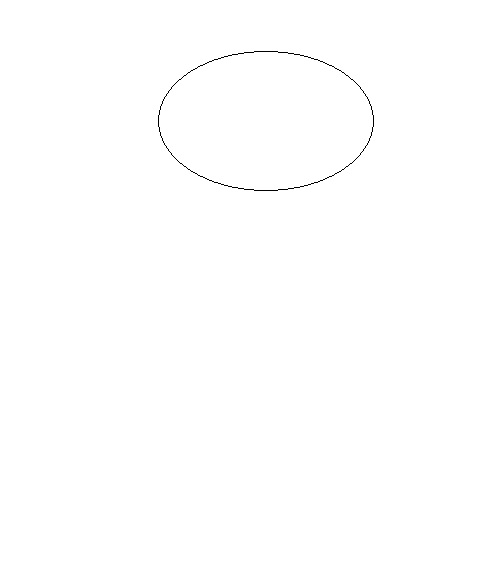
#> input picture data/eli.jpeg, 500 x 569 px
$ python main.py
#> lines starting #> are read from the running program, lines starting #| are printed output that depends on the picture; after the words box and inside, x2 and y2 are one past the last pixel; in counts of white or black regions, pixels touching at a corner belong together
### utils/nearestpoint.py
def arrange_points(img_matrix, center):

    arranged_points = []

    while(True):

        img_matrix[center[0]][center[1]] = 0

        arranged_points.append(center)

        if(img_matrix[center[0] + 1][center[1]] == 1):
            center = [center[0] + 1, center[1]]
        elif(img_matrix[center[0] + 1][center[1] + 1] == 1):
            center = [center[0] + 1, center[1] + 1]
        elif(img_matrix[center[0]][center[1] + 1] == 1):
            center = [center[0], center[1] + 1]
        elif(img_matrix[center[0] - 1][center[1] + 1] == 1):
            center = [center[0] - 1, center[1] + 1]
        elif(img_matrix[center[0] - 1][center[1]] == 1):
            center = [center[0] - 1, center[1]]
        elif(img_matrix[center[0] - 1][center[1] - 1] == 1):
            center = [center[0] - 1, center[1]-1]
        elif(img_matrix[center[0]][center[1] - 1] == 1):
            center = [center[0], center[1] - 1]
        elif(img_matrix[center[0] + 1][center[1] - 1] == 1):
            center = [center[0] + 1, center[1] - 1]
        else:
            break

    return arranged_points


### utils/critpoints.py
import numpy as np

class CritPoints:

    @staticmethod
    def get_distance(p1,p2,p3):
        '''returns the distance between a line drawn
        by 1st 2 points and the 3rd point'''
        p1 = np.asarray(p1)
        p2 = np.asarray(p2)
        p3 = np.asarray(p3)
        return np.abs(np.linalg.norm(np.cross(p2-p1, p1-p3))/np.linalg.norm(p2-p1))

    @staticmethod
    def get_crit_points(points, step, cutoff):
        # For every point we need to
            #find the number in the next progression
            #find the distance of every point to the line connection it
            #select that point where the distance is grater than cutoff lenght
            #and back to one

        crit_points = [points[0]]
        index = 0
        while(index < len(points)):
            next_index = index+step
            if next_index >= len(points) :
                break
            for i in range(index, next_index):
                distance = CritPoints.get_distance( points[index], points[next_index], points[i])
                if cutoff < distance :
                    crit_points.append(points[i])
                    index = i
                    break
            index = next_index
        crit_points.append(points[-1])
        return crit_points


### utils/noise.py
import numpy as np

def add_noise(default_shape, no_of_variation):

    noises = np.random.normal(0, 1, (no_of_variation, default_shape.shape[0]))

    #Adding noise to default shape to generate variations
    variation = np.copy(default_shape)
    for noise in noises:
        variation = np.row_stack((variation, np.add(default_shape, noise)))

    return variation[1:]

### utils/shape_modeling.py
import numpy as np

def rand_float_range(start, end):
    return np.random.random() * (end - start) + start

def get_mean_shape(variations):
    return variations.sum(axis=1)/variations.shape[1]

def get_cutoff_vector_and_val(eig_val, eig_vector, cuttoff):
    total = np.sum(eig_val)
    sum_val = 0

    for i, val in enumerate(eig_val):
        sum_val = sum_val + val
        if(sum_val/total > cuttoff):
            break

    return eig_vector[:i], eig_val[:i]

def get_random_scale_vals(eig_val):
    temp = np.zeros(eig_val.shape)
    for index, val in enumerate(eig_val):
        start = 3.0 * (val ** 0.5)
        temp[index] = rand_float_range(start, -1 * start)

    return temp

### main.py
from utils.critpoints import CritPoints as crit
from utils.noise import add_noise
from utils.nearestpoint import arrange_points
from utils.shape_modeling import get_cutoff_vector_and_val, get_random_scale_vals, get_mean_shape
from PIL import Image, ImageOps
import matplotlib.pyplot as plt
import numpy as np
import time
import numpy as np

if __name__ == '__main__':

    img_raw = Image.open('data/eli.jpeg')
#> img_raw is the input picture: PIL image 500x569 RGB; min 0, max 255, mean 254.5
    img_raw = ImageOps.grayscale(img_raw)
#> img_raw: PIL image 500x569 L
    img_raw = np.asarray(img_raw)

    print("Processing Image")

    img = np.zeros(img_raw.shape)

    start = time.time()

    #Converting the matrix into a 1, 0 matrix to get countur points
    for i, row in enumerate(img_raw):
        for j, pixel in enumerate(row):
            if pixel < 20:
                img[i][j] = 1
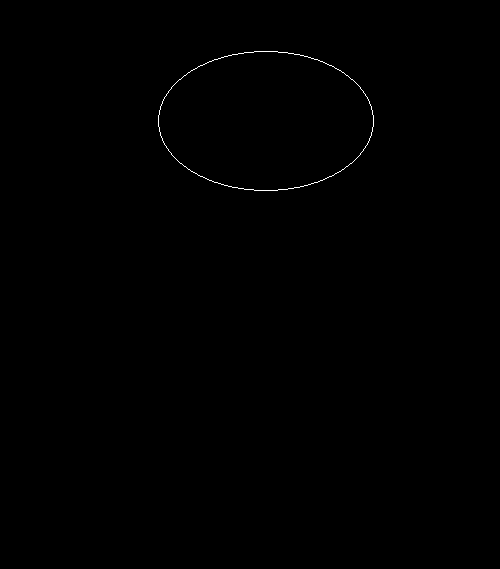
#> img: shape (569, 500) float64; values 0 (black) and 1 (white), 0.18% white in thin lines or dots, all inside (x1, y1, x2, y2) = (158, 51, 374, 191)

    end = time.time()

    points = np.nonzero(img)
#> points = 512 positions, rows 51 to 190, columns 158 to 373

    print("Processing Image to matrix:", (end-start) * 10**3, "ms")
    print('Length of points:', len(points[0]))
#| Length of points: 512

    #referance point to start the arranging of contour points
    ref_point = (points[0][len(points[0]) - 1], points[1][len(points[0]) - 1])
#> ref_point = (190, 277)
    print('Starting point:', ref_point)
#| Starting point: (190, 277)

    start = time.time()
    arranged_points = arrange_points(img, ref_point)
#> the loop in arrange_points, `while(True): ` made 512 passes
#> center on passes 1 to 12: [189, 278], [189, 279], [189, 280], [189, 281], [189, 282], [189, 283], [189, 284], [189, 285], [189, 286], [189, 287], [188, 288], [188, 289]
#> after the loop in arrange_points, `while(True):`: img_matrix: shape (569, 500) float64; every value is 0
#> after the loop in arrange_points, `while(True):`: arranged_points = 512 pairs, first value 51 to 190, second value 158 to 373; center = [190, 276]
    end = time.time()

    print('Length of arranged points:', len(arranged_points))
#| Length of arranged points: 512
    print("Sorting points: ", (end-start) * 10**3, "ms")

    #finding the critical points using peasewise linearization
    start = time.time()
    mother_shape = crit.get_crit_points(arranged_points,4,0.4)
#> in get_crit_points, `crit_points = [points[0]]`: crit_points = [(190, 277)]
#> the loop in get_crit_points, `while(index < len(points)):` made 128 passes
#> (next_index, index) on passes 1 to 12: (4, 4), (8, 8), (12, 12), (16, 16), (20, 20), (24, 24), (28, 28), (32, 32), (36, 36), (40, 40), (44, 44), (48, 48)
    end = time.time()

    print("Crit points :", (end-start) * 10**3, "ms")
    print("Length of crit points", len(mother_shape))
#| Length of crit points 83

    #flatening to make a column vector
    mother_shape = np.reshape(mother_shape, len(mother_shape)*2, order='F')

    #Adding noise to mother shaape
    variations = add_noise(mother_shape, 50)
#> after the loop in add_noise, `for noise in noises:`:
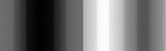
#> variation: shape (51, 166) float64; min 49.15, max 376, mean 193.7; drawn with min black and max white
    variations = np.transpose(variations)

    #Generating Mean shape
    mother_shape = get_mean_shape(variations)

    #finding covariance matrix
    cov_matrix = np.cov(variations)
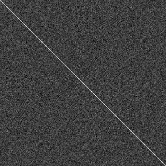
#> cov_matrix: shape (166, 166) float64; min -0.509, max 1.56, mean 0.00465; drawn with min black and max white

    #finding eigen values of covariance matrix
    eig_val, eig_vector = np.linalg.eigh(cov_matrix)
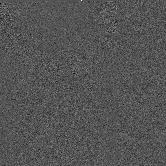
#> eig_vector: shape (166, 166) float64; min -0.423, max 0.852, mean 0.000993; drawn with min black and max white

    #reversing because they are ordered in ascending
    eig_vector = eig_vector[::-1]
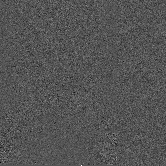
#> eig_vector: shape (166, 166) float64; min -0.423, max 0.852, mean 0.000993; drawn with min black and max white
    eig_val = eig_val[::-1]

    p_matrix, b_scale = get_cutoff_vector_and_val(eig_val, eig_vector, 0.99)
#> the loop in get_cutoff_vector_and_val, `for i, val in enumerate(eig_val):` made 48 passes
#> val on passes 1 to 12: 7.48, 6.79, 6.5, 6.28, 5.8, 5.7, 5.64, 5.32, 5.15, 5.01, 4.9, 4.79
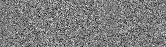
#> p_matrix: shape (47, 166) float64; min -0.288, max 0.298, mean 0.00113; drawn with min black and max white

    random_shapes = [mother_shape]
    # Generating ten random similar shapes
    for i in range(8):
        #get randomised value for b
        temp = get_random_scale_vals(b_scale)
        #X = mean(X) + Pb
        x = mother_shape + np.matmul(temp, p_matrix)
        random_shapes.append(x)

    #plotting the graphs
    figure, axis = plt.subplots(3, 3)
    no_of_points = int(mother_shape.shape[0]/2)
    for index, x in enumerate(random_shapes):
        if index == 0:
            axis[0, 0].set_title("Mean Shape")
        else:
            axis[int(index/3), index%3].set_title("Generated Shape {}".format(index))
        axis[int(index/3), index%3].plot(x[:no_of_points], x[no_of_points:])
        axis[int(index/3), index%3].axis('off')
#> this loop made 9 passes

    plt.show()
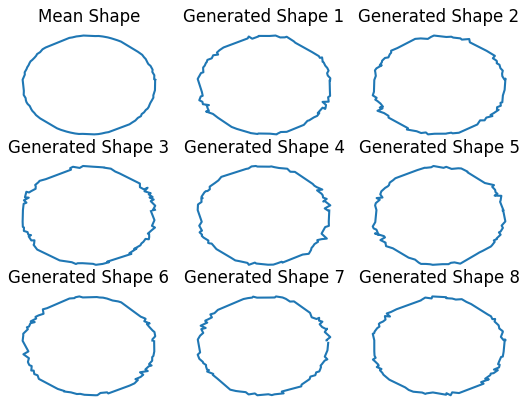
#> figure drawn by matplotlib, 9 panels

$ run again, with data/drawn_hand.jpg copied over data/eli.jpeg
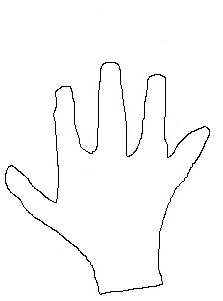
#> input picture data/drawn_hand.jpg, 223 x 301 px
#> img_raw is the input picture: PIL image 223x301 RGB; min 0, max 255, mean 250.2
#> img_raw: PIL image 223x301 L
#> after the loop `for i, row in enumerate(img_raw):`:
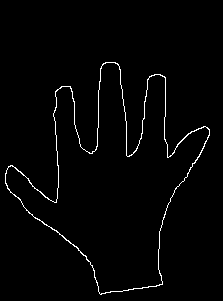
#> img: shape (301, 223) float64; values 0 (black) and 1 (white), 1.8% white in thin lines or dots, all inside (x1, y1, x2, y2) = (5, 62, 210, 295)
#> points = 1210 positions, rows 62 to 294, columns 5 to 209
#| Length of points: 1210
#> ref_point = (294, 101)
#| Starting point: (294, 101)
#> the loop in arrange_points, `while(True): ` made 73 passes
#> center on passes 1 to 8: [293, 102], [293, 103], [293, 104], [293, 105], [292, 106], [292, 107], [292, 108], [292, 109]
#> after the loop in arrange_points, `while(True):`: arranged_points = 73 pairs, first value 274 to 294, second value 101 to 162
#| Length of arranged points: 73
#> in get_crit_points, `crit_points = [points[0]]`: crit_points = [(294, 101)]
#> the loop in get_crit_points, `while(index < len(points)):` made 19 passes
#> (next_index, index) on passes 1 to 8: (4, 4), (8, 8), (12, 12), (16, 16), (20, 20), (24, 24), (28, 28), (32, 32)
#> after the loop in get_crit_points, `while(index < len(points)):`: crit_points = [(294, 101), [293, 102], [292, 106], [291, 111], [290, 123], [290, 127], [288, 134], [287, 143], [287, 147], [286, 155], [285, 159], [284, 162], [280, 161], [276, 161]]
#> `mother_shape = crit.get_crit_points(arranged_points,4,0.4)`: mother_shape = [(294, 101), [293, 102], [292, 106], [291, 111], [290, 123], [290, 127], [288, 134], [287, 143], [287, 147], [286, 155], [285, 159], [284, 162], [280, 161], [276, 161], [275, 160]]
#| Length of crit points 15
#> `mother_shape = np.reshape(mother_shape, len(mother_shape)*2, order='F')`: mother_shape = 30 values, max 294 at index 0, min 101 at index 15, mean 211.7
#> in add_noise, `variation = np.copy(default_shape)`: variation has the same summary as mother_shape outside add_noise
#> `mother_shape = get_mean_shape(variations)`: mother_shape = 30 values, max 294.1 at index 0, min 101.1 at index 15, mean 211.6
#> `eig_val, eig_vector = np.linalg.eigh(cov_matrix)`: eig_val = 30 values from 0.0808 to 2.49
#> `eig_val = eig_val[::-1]`: eig_val = 30 values, max 2.49 at index 0, min 0.0808 at index 29, mean 0.961
#> total = 28.82
#> the loop in get_cutoff_vector_and_val, `for i, val in enumerate(eig_val):` made 28 passes
#> (val, sum_val) on passes 1 to 8: (2.49, 2.49), (2.37, 4.86), (2.19, 7.05), (2.07, 9.13), (1.78, 10.91), (1.72, 12.63), (1.55, 14.18), (1.49, 15.66)
#> after the loop in get_cutoff_vector_and_val, `for i, val in enumerate(eig_val):`: sum_val = 28.63
#> `p_matrix, b_scale = get_cutoff_vector_and_val(eig_val, eig_vector, 0.99)`:
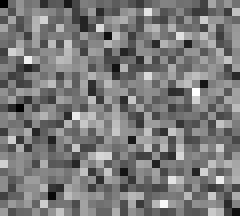
#> p_matrix: shape (27, 30) float64 (shown 8 times larger); min -0.539, max 0.571, mean -0.00611; drawn with min black and max white
#> b_scale = 27 values, max 2.49 at index 0, min 0.205 at index 26, mean 1.06
#> after the loop `for i in range(8):`: random_shapes = 9 items
#> the loop `for index, x in enumerate(random_shapes):` made 9 passes

$ run again, with data/hand.jpg copied over data/eli.jpeg
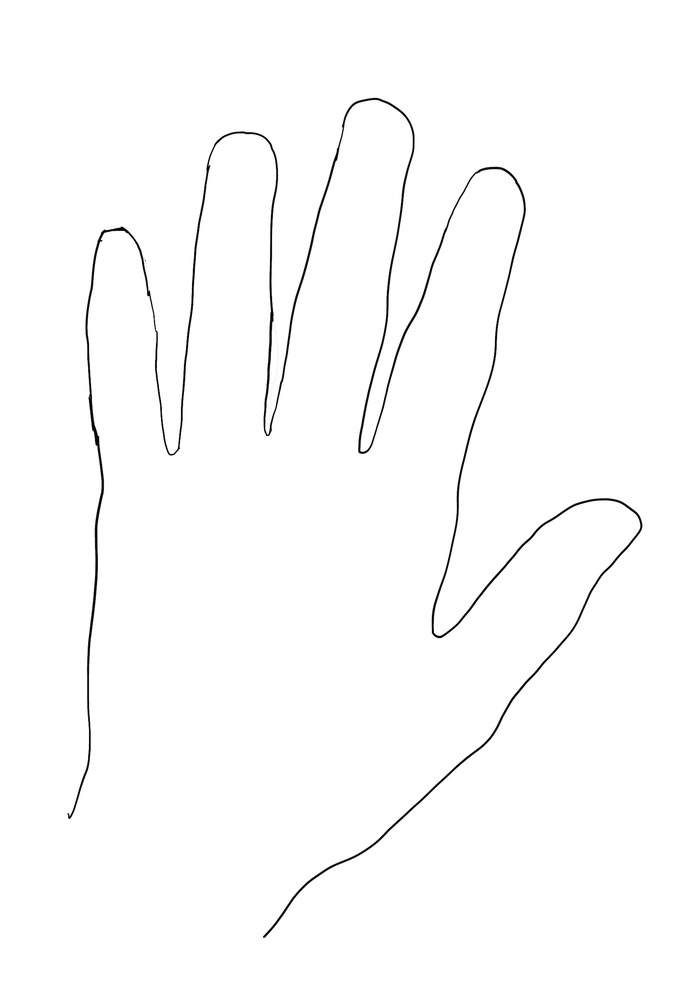
#> input picture data/hand.jpg, 695 x 1000 px, shrunk from 1640 x 2360 before the run
#> img_raw is the input picture: PIL image 695x1000 RGB; mean R, G, B 252.1, 252.1, 252.1
#> img_raw: PIL image 695x1000 L
#> after the loop `for i, row in enumerate(img_raw):`:
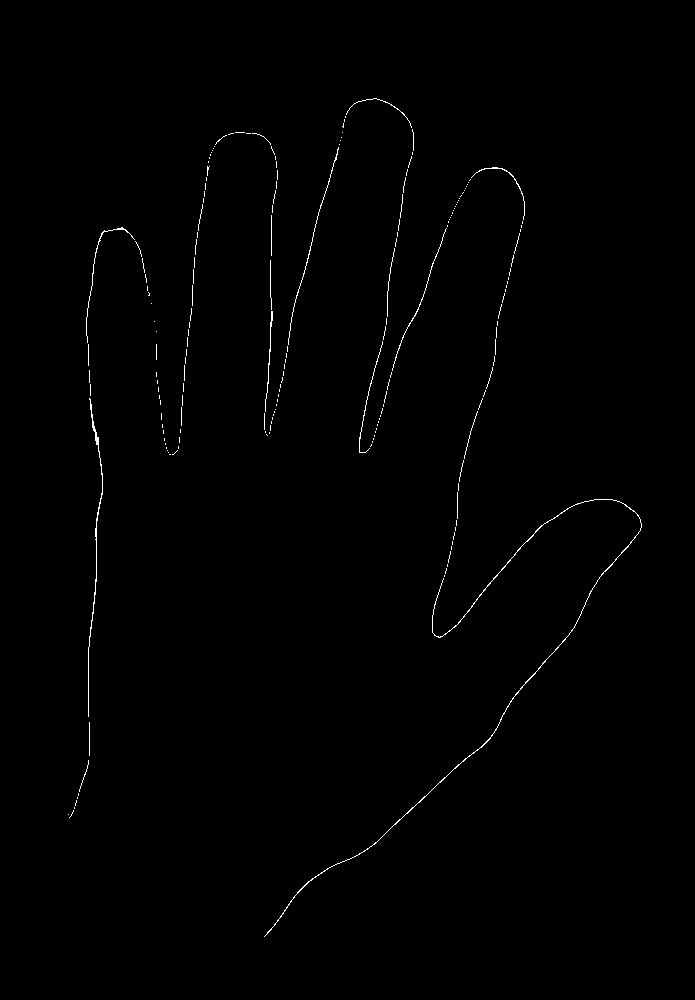
#> img: shape (1000, 695) float64; values 0 (black) and 1 (white), 0.54% white in thin lines or dots, all inside (x1, y1, x2, y2) = (68, 98, 642, 937)
#> points = 3766 positions, rows 98 to 936, columns 68 to 641
#| Length of points: 3766
#> ref_point = (936, 264)
#| Starting point: (936, 264)
#> the loop in arrange_points, `while(True): ` made 463 passes
#> center on passes 1 to 8: [935, 265], [934, 266], [933, 267], [932, 268], [931, 269], [930, 270], [929, 271], [928, 271]
#> after the loop in arrange_points, `while(True):`: arranged_points = 463 pairs, first value 514 to 936, second value 264 to 641; center = [515, 637]
#| Length of arranged points: 463
#> crit_points = [(936, 264)]
#> the loop in get_crit_points, `while(index < len(points)):` made 116 passes
#> (next_index, index) on passes 1 to 8: (4, 4), (8, 8), (12, 12), (16, 16), (20, 20), (24, 24), (28, 28), (32, 32)
#| Length of crit points 57
#> the loop in get_cutoff_vector_and_val, `for i, val in enumerate(eig_val):` made 46 passes
#> val on passes 1 to 8: 5.9, 5.68, 5.02, 4.7, 4.41, 4.31, 4.08, 3.96
#> `p_matrix, b_scale = get_cutoff_vector_and_val(eig_val, eig_vector, 0.99)`:
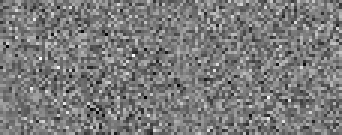
#> p_matrix: shape (45, 114) float64 (shown 3 times larger); min -0.336, max 0.363, mean 0.00108; drawn with min black and max white
#> the loop `for index, x in enumerate(random_shapes):` made 9 passes
